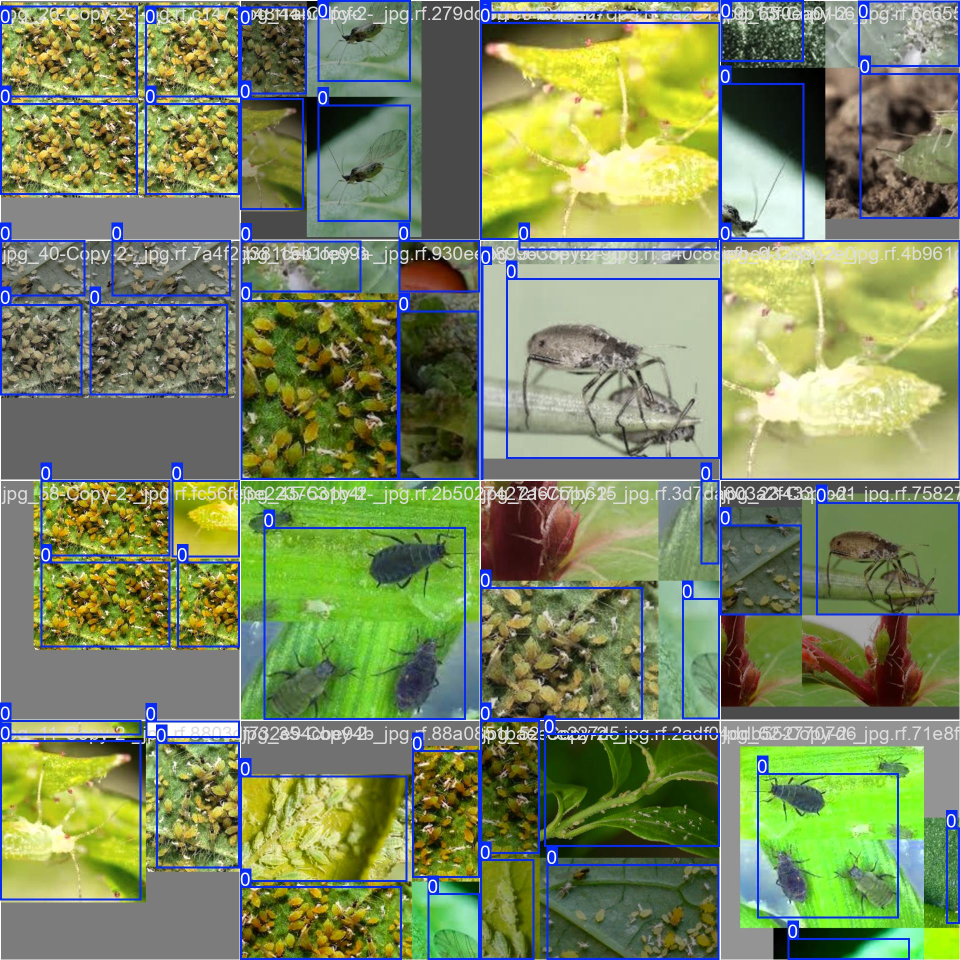
#> input picture runs/detect/train/train_batch0.jpg, 1920 x 1920 px (shown at 1/2 size)
$ python -i image_processing_service.py   (imports and definitions only)
#> lines starting #> are read from the running program, lines starting #| are printed output that depends on the picture; after the words box and inside, x2 and y2 are one past the last pixel; in counts of white or black regions, pixels touching at a corner belong together
#> further down, picture is the input picture: shape (1920, 1920, 3); mean B, G, R 95.9, 136.9, 123.7
import cv2
import numpy as np


# [9 lines left out: function resize_to_640, not called in this run]


def preprocessing_contour_masking(img_bgr):
    hsv = cv2.cvtColor(img_bgr, cv2.COLOR_BGR2HSV)
#> hsv: shape (1920, 1920, 3); mean H, S, V 41.2, 113.8, 150.3

    lower_green = np.array([30, 50, 50], dtype=np.uint8)
    upper_green = np.array([85, 255, 255], dtype=np.uint8)

    hsv_mask = cv2.inRange(
        hsv,
        lower_green,
        upper_green,
    )
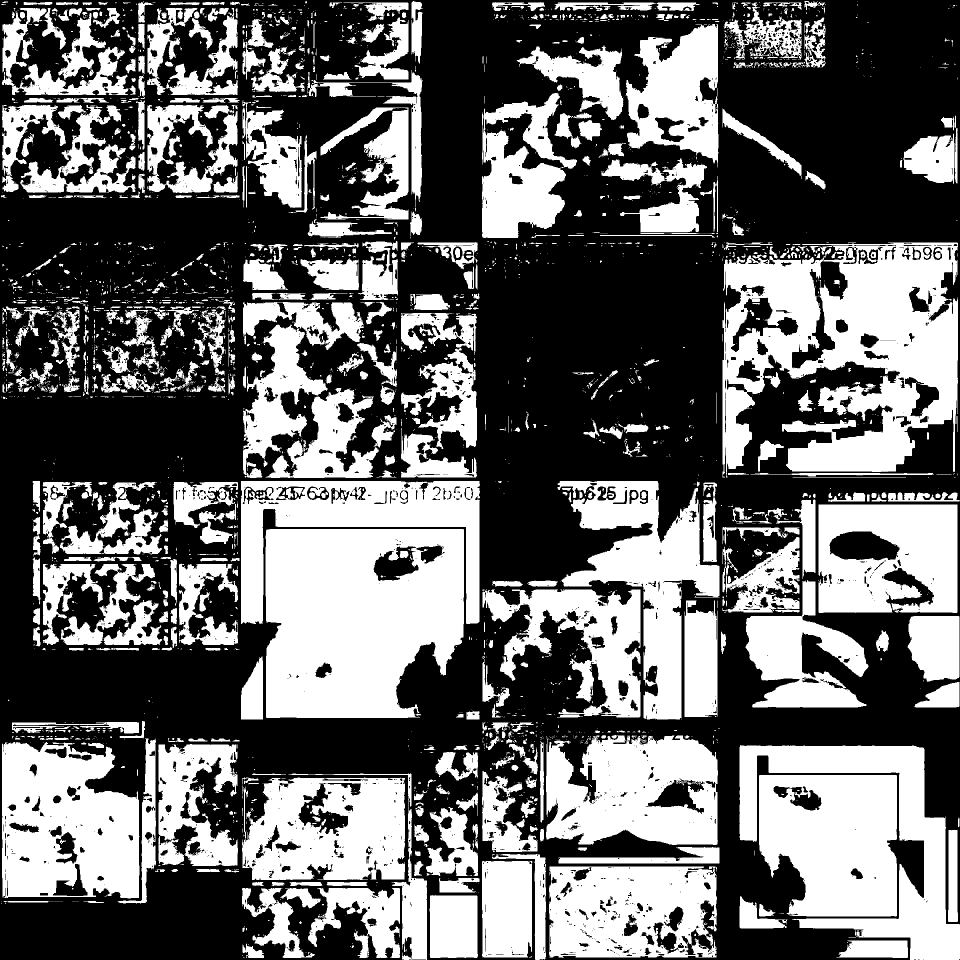
#> hsv_mask: shape (1920, 1920) (shown at 1/2 size); 41.6% white; 3404 white regions (2601 under 20 px), largest, box (x1, y1, x2, y2) and area: (1445, 485, 1916, 955) 134026, (531, 1058, 928, 1436) 127730, (4, 1484, 279, 1797) 67494

    kernel = np.ones((7, 7), np.uint8)

    morphology = cv2.morphologyEx(
        hsv_mask,
        cv2.MORPH_OPEN,
        kernel,
        iterations=2,
    )
#> morphology: shape (1920, 1920); 32.4% white; 286 white regions, largest, box (x1, y1, x2, y2) and area: (531, 1058, 928, 1436) 125873, (1518, 1550, 1794, 1833) 65521, (4, 1487, 279, 1796) 62461

    morphology = cv2.morphologyEx(
        morphology,
        cv2.MORPH_CLOSE,
        kernel,
        iterations=3,
    )
#> morphology: shape (1920, 1920); 35.6% white; 90 white regions, largest, box (x1, y1, x2, y2) and area: (0, 1487, 1433, 1920) 275652, (482, 520, 1021, 1439) 232770, (1479, 1491, 1920, 1920) 137511

    num_labels, labels, stats, _ = cv2.connectedComponentsWithStats(
        morphology,
        connectivity=8,
    )
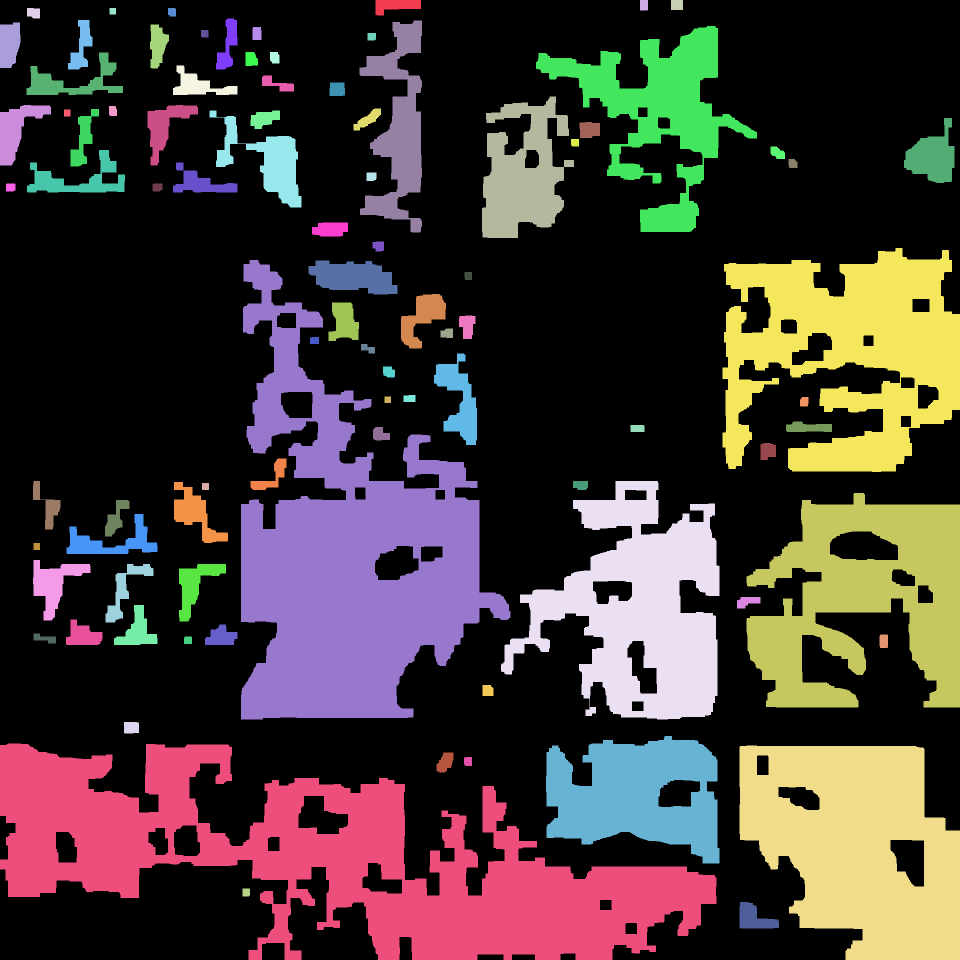
#> labels: shape (1920, 1920) int32 (shown at 1/2 size); 91 distinct labels, from 0 to 90; one colour per label, 0 black
#> num_labels = 91; stats = 91 rows, first 6: [0, 0, 1920, 1920, 2372261], [751, 0, 91, 31, 1886], [1280, 0, 16, 21, 335], [1342, 0, 24, 20, 480], [54, 16, 26, 21, 491], [219, 16, 13, 13, 169]

    if num_labels <= 1:
        black = np.zeros_like(img_bgr)
        return img_bgr, hsv_mask, morphology, black, img_bgr

    largest_label = 1
    largest_area = stats[1, cv2.CC_STAT_AREA]
#> largest_area = 1886

    for i in range(2, num_labels):
        area = stats[i, cv2.CC_STAT_AREA]

        if area > largest_area:
            largest_area = area
            largest_label = i
#> this loop made 89 passes
#> (area, largest_area) on passes 6, 7, 8, 11, 42, 43, 84: (2250, 2250), (2402, 2402), (24645, 24645), (56893, 56893), (127570, 127570), (232770, 232770), (275652, 275652)
#> after the loop, largest_area = 275652; largest_label = 85

    largest_component_mask = np.zeros_like(morphology)
    largest_component_mask[labels == largest_label] = 255

    largest_component_mask = cv2.morphologyEx(
        largest_component_mask,
        cv2.MORPH_CLOSE,
        kernel,
        iterations=2,
    )

    largest_component_mask = cv2.GaussianBlur(
        largest_component_mask,
        (5, 5),
        0,
    )

    _, largest_component_mask = cv2.threshold(
        largest_component_mask,
        127,
        255,
        cv2.THRESH_BINARY,
    )

    contours, _ = cv2.findContours(
        largest_component_mask,
        cv2.RETR_EXTERNAL,
        cv2.CHAIN_APPROX_SIMPLE,
    )

    if not contours:
        black = np.zeros_like(img_bgr)
        return img_bgr, hsv_mask, morphology, black, img_bgr

    largest = max(contours, key=cv2.contourArea)

    if cv2.contourArea(largest) < 100:
        black = np.zeros_like(img_bgr)
        return img_bgr, hsv_mask, morphology, black, img_bgr

    contour_mask = np.zeros(img_bgr.shape[:2], dtype=np.uint8)

    cv2.drawContours(
        contour_mask,
        [largest],
        -1,
        255,
        thickness=cv2.FILLED,
    )
#> contour_mask: shape (1920, 1920); 7.9% white; 1 white region, box (x1, y1, x2, y2) and area: (0, 1487, 1433, 1920) 291500

    contour_masking = cv2.bitwise_and(
        img_bgr,
        img_bgr,
        mask=contour_mask,
    )
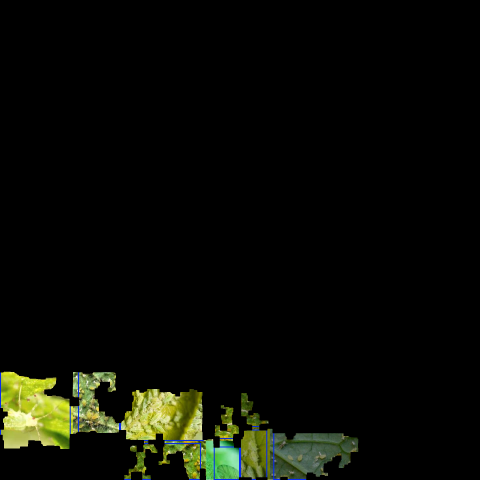
#> contour_masking: shape (1920, 1920, 3) (shown at 1/4 size); mean B, G, R 5.3, 11.8, 10.2

    x, y, w, h = cv2.boundingRect(largest)

    leaf_crop = contour_masking[y:y + h, x:x + w]
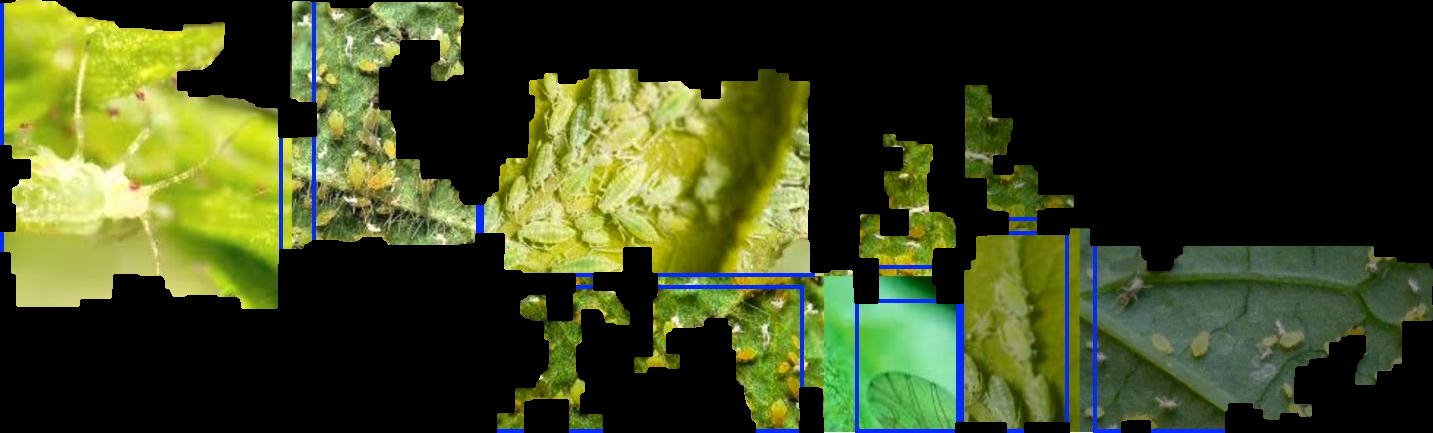
#> leaf_crop: shape (433, 1433, 3); mean B, G, R 31.5, 69.9, 60.4

    if leaf_crop.size == 0:
        leaf_crop = contour_masking

    return img_bgr, hsv_mask, morphology, contour_masking, leaf_crop


# [190 lines left out: functions split_grid_with_offsets, make_grid_preview, make_zoom_crop_preview, make_yolo_grid_preview, nms_merge_boxes, not called in this run]

>>> import cv2
>>> picture = cv2.imread('../../runs/detect/train/train_batch0.jpg')
>>> result = preprocessing_contour_masking(picture)
#> result = 5 items

$ run again, on runs/detect/train/train_batch1.jpg
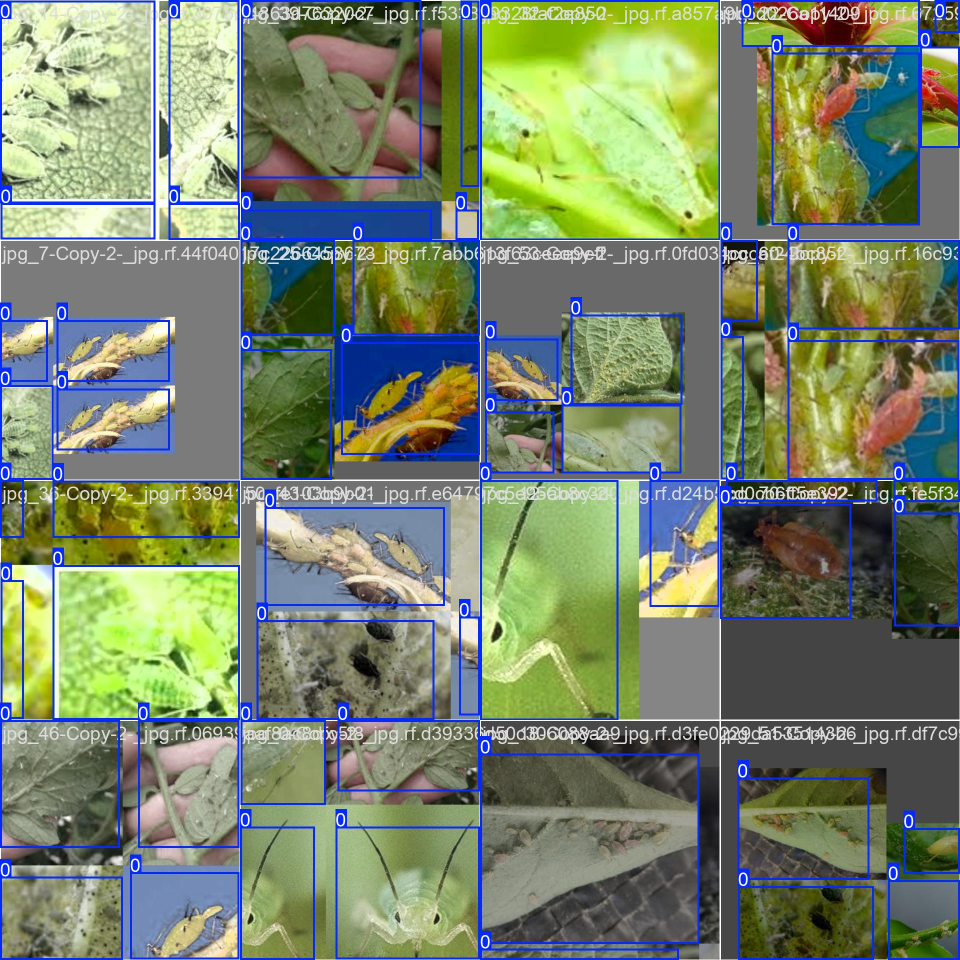
#> input picture runs/detect/train/train_batch1.jpg, 1920 x 1920 px (shown at 1/2 size)
#> picture is the input picture: shape (1920, 1920, 3); mean B, G, R 107.7, 132.3, 120.2
#> hsv: shape (1920, 1920, 3); mean H, S, V 45.1, 100.5, 149.8
#> hsv_mask: shape (1920, 1920); 42% white; 2279 white regions (1666 under 20 px), largest, box (x1, y1, x2, y2) and area: (964, 4, 1437, 477) 219367, (964, 964, 1232, 1437) 120053, (115, 1140, 476, 1436) 104559
#> in preprocessing_contour_masking, `num_labels, labels, stats, _ = cv2.connectedComponentsWithStats( morph..`:
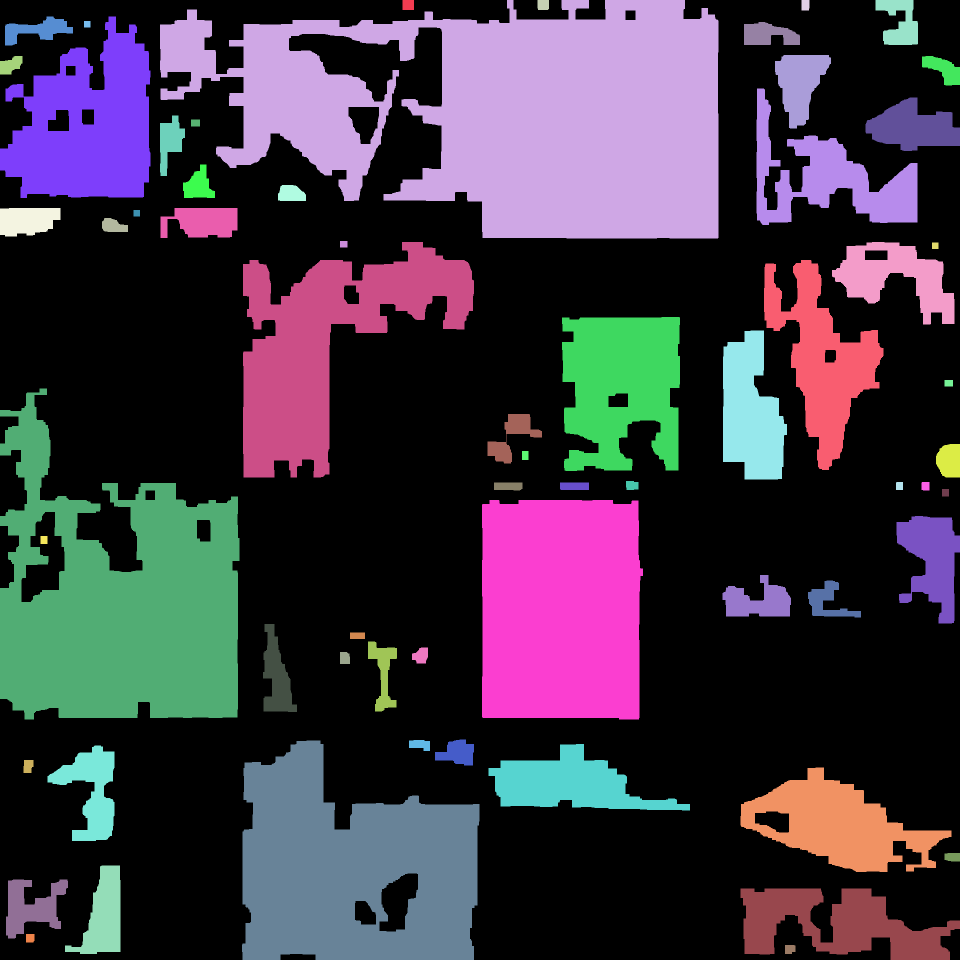
#> labels: shape (1920, 1920) int32 (shown at 1/2 size); 64 distinct labels, from 0 to 63; one colour per label, 0 black
#> num_labels = 64; stats = 64 rows, first 6: [0, 0, 1920, 1920, 2267710], [805, 0, 23, 20, 460], [320, 0, 1117, 477, 336604], [1075, 0, 23, 20, 454], [1603, 0, 16, 21, 332], [1751, 0, 85, 90, 4807]
#> in preprocessing_contour_masking, `largest_area = stats[1, cv2.CC_STAT_AREA]`: largest_area = 460
#> the loop in preprocessing_contour_masking, `for i in range(2, num_labels):` made 62 passes
#> (area, largest_area) on pass 1: (336604, 336604)
#> after the loop in preprocessing_contour_masking, `for i in range(2, num_labels):`: largest_area = 336604; largest_label = 2
#> contour_mask: shape (1920, 1920); 9.2% white; 1 white region, box (x1, y1, x2, y2) and area: (320, 0, 1437, 477) 340233
#> in preprocessing_contour_masking, `leaf_crop = contour_masking[y:y + h, x:x + w]`:
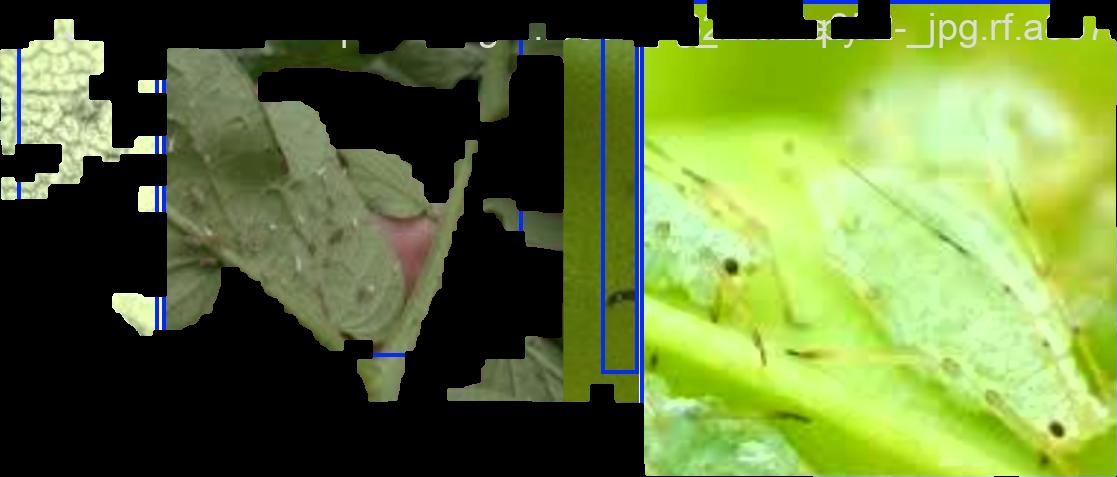
#> leaf_crop: shape (477, 1117, 3); mean B, G, R 57.6, 119.6, 98.9
#> result = 5 items
